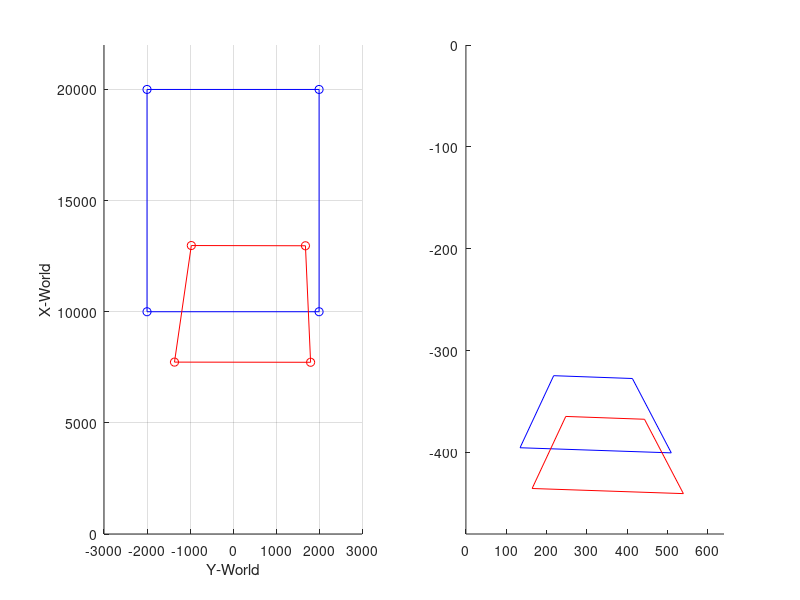

MATLAB code to generate this figure:



% test de proyeccion del ALEMAN 

clear all; close all; clc; 

% Caamera-Calibration-Matrix
 K = [1.017215234570303e+03, 0, 3.195000000000000e+02, 0; 
0, 1.012549014668498e+03,2.395000000000000e+02, 0; 
0, 0, 1.0000, 0; 
0, 0, 0, 0]; 

% Transforma Matrix from 3D-World-Coordinate System to 3D-Camera-Coordinate System (Origin on CCD-Chip) 
% 
% The Camera is oriented "looking" into positive X-Direction of the World-Coordinate-System. On the picture,
% positive Y-Direction will be to the left, positive Z-Direction to the top. (right hand coordinate system!)
 R_World_to_Cam = [-0.0113242625465167   -0.999822053685344   0.0151163536128891   141.173585444427; 
0.00842007509644635   -0.0152123858102325   -0.999848810645587   1611.96528372161; 
0.999900032304804   -0.0111955728474261   0.00859117128537919   847.090629282911; 
0   0   0   1]; 

% Projection- and Transforma Matrix P 
 P = K * R_World_to_Cam; 

% arbitrary Points X_World in World-Coordinate-System [mm] (homogenous Coordinates) 
% forming a square of size 10m x 4m 
 X_World_1 = [20000; 2000;  0;  1]; 
 X_World_2 = [20000; -2000; 0;  1]; 
 X_World_3 = [10000; 2000;  0;  1]; 
 X_World_4 = [10000; -2000; 0;  1]; 

% Transform and Project from 3D-World -> 2D-Picture 
 X_Pic_1 = P * X_World_1; 
 X_Pic_2 = P * X_World_2; 
 X_Pic_3 = P * X_World_3; 
 X_Pic_4 = P * X_World_4; 

% normalize homogenous Coordinates (3rd Element has to be 1!) 
 X_Pic_1 = X_Pic_1 / X_Pic_1(3); 
 X_Pic_2 = X_Pic_2 / X_Pic_2(3); 
 X_Pic_3 = X_Pic_3 / X_Pic_3(3); 
 X_Pic_4 = X_Pic_4 / X_Pic_4(3); 

% Now for reverse procedure take arbitrary points in Camera-Picture... 
% (for simplicity, take points from above and "go" 30px to the right and 40px down) 
 X_Pic_backtransform_1 = X_Pic_1(1:3) + [30; 40; 0]; 
 X_Pic_backtransform_2 = X_Pic_2(1:3) + [30; 40; 0]; 
 X_Pic_backtransform_3 = X_Pic_3(1:3) + [30; 40; 0]; 
 X_Pic_backtransform_4 = X_Pic_4(1:3) + [30; 40; 0]; 

% ... and transform back following the formula from the Master Thesis (in German):
% Ilker Savas, "Entwicklung eines Systems zur visuellen Positionsbestimmung von Interaktionspartnern" 
 M_Mat = P(1:3,1:3);                 % Matrix M is the "top-front" 3x3 part 
 p_4 = P(1:3,4);                     % Vector p_4 is the "top-rear" 1x3 part 
 C_tilde = - inv( M_Mat ) * p_4;     % calculate C_tilde 

% Invert Projection with Side-Condition ( Z = 0 ) and Transform back to 
% World-Coordinate-System 
 X_Tilde_1 = inv( M_Mat ) * X_Pic_backtransform_1; 
 X_Tilde_2 = inv( M_Mat ) * X_Pic_backtransform_2; 
 X_Tilde_3 = inv( M_Mat ) * X_Pic_backtransform_3; 
 X_Tilde_4 = inv( M_Mat ) * X_Pic_backtransform_4; 

 mue_N_1 = -C_tilde(3) / X_Tilde_1(3); 
 mue_N_2 = -C_tilde(3) / X_Tilde_2(3); 
 mue_N_3 = -C_tilde(3) / X_Tilde_3(3); 
 mue_N_4 = -C_tilde(3) / X_Tilde_4(3); 

 
 
 % 2D -- > 3D
% Do the inversion of above steps... 
 X_World_backtransform_1 = mue_N_1 * inv( M_Mat ) * X_Pic_backtransform_1 + C_tilde; 
 X_World_backtransform_2 = mue_N_2 * inv( M_Mat ) * X_Pic_backtransform_2 + C_tilde; 
 X_World_backtransform_3 = mue_N_3 * inv( M_Mat ) * X_Pic_backtransform_3 + C_tilde; 
 X_World_backtransform_4 = mue_N_4 * inv( M_Mat ) * X_Pic_backtransform_4 + C_tilde; 


% Plot everything
figure(1); 
% First Bird Perspective of World-Coordinate System... 
subplot(1,2,1); 
xlabel('Y-World'); 
ylabel('X-World'); 
grid on; 
axis([-3000 3000 0 22000]); 
hold on; 


plot( -X_World_1(2), X_World_1(1), 'bo' ); 
plot( -X_World_2(2), X_World_2(1), 'bo' ); 
plot( -X_World_3(2), X_World_3(1), 'bo' ); 
plot( -X_World_4(2), X_World_4(1), 'bo' ); 
line([-X_World_1(2) -X_World_2(2) -X_World_4(2) -X_World_3(2) -X_World_1(2)], [X_World_1(1) X_World_2(1) X_World_4(1) X_World_3(1) X_World_1(1)], 'Color', 'blue' ); 

plot( -X_World_backtransform_1(2), X_World_backtransform_1(1), 'ro' ); 
plot( -X_World_backtransform_2(2), X_World_backtransform_2(1), 'ro' ); 
plot( -X_World_backtransform_3(2), X_World_backtransform_3(1), 'ro' ); 
plot( -X_World_backtransform_4(2), X_World_backtransform_4(1), 'ro' ); 
line([-X_World_backtransform_1(2) -X_World_backtransform_2(2) -X_World_backtransform_4(2) -X_World_backtransform_3(2) -X_World_backtransform_1(2)], [X_World_backtransform_1(1) X_World_backtransform_2(1) X_World_backtransform_4(1) X_World_backtransform_3(1) X_World_backtransform_1(1)], 'Color', 'red' ); 


hold off; 

% ...then the camera picture (perspective!)
subplot(1,2,2); 
hold on; 
image(ones(480,640).*255); 
colormap(gray(256)); 
axis([0 640 -480 0]); 
line([X_Pic_1(1) X_Pic_2(1) X_Pic_4(1) X_Pic_3(1) X_Pic_1(1)], -1*[X_Pic_1(2) X_Pic_2(2) X_Pic_4(2) X_Pic_3(2) X_Pic_1(2)], 'Color', 'blue' ); 
line([X_Pic_backtransform_1(1) X_Pic_backtransform_2(1) X_Pic_backtransform_4(1) X_Pic_backtransform_3(1) X_Pic_backtransform_1(1)], -1*[X_Pic_backtransform_1(2) X_Pic_backtransform_2(2) X_Pic_backtransform_4(2) X_Pic_backtransform_3(2) X_Pic_backtransform_1(2)], 'Color', 'red' ); 
hold off;